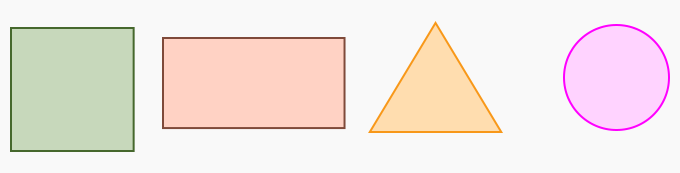
#> input picture sorting-contour/shapes.png, 680 x 173 px
$ python sorting_contour.py
#> lines starting #> are read from the running program, lines starting #| are printed output that depends on the picture; after the words box and inside, x2 and y2 are one past the last pixel; in counts of white or black regions, pixels touching at a corner belong together
import numpy as np
import argparse
import imutils
import cv2 as cv

def sort_contours(cnts, method='left-to-right'):
    reverse  = False
    i = 0

    if method == "right-to-left" or method == "bottom-to-top":
        reverse = True
    if method  == "top-to-bottom" or method == "bottom-to-top":
        i = 1

    boundingBoxes = [cv.boundingRect(c) for c in cnts]
    (cnts, boundingBoxes) = zip(*sorted(zip(cnts, boundingBoxes), key=lambda b:b[1][i], reverse=reverse))
    return(cnts, boundingBoxes)


def draw_contour(image, c, i):
    M = cv.moments(c)
    cX = int(M["m10"] / M["m00"])
    cY = int(M["m01"] / M["m00"])
    cv.putText(image, "#{}".format(i + 1), (cX - 20, cY),cv.FONT_HERSHEY_SIMPLEX, 1.0, (255, 255, 255), 2)
    return image


img = cv.imread("./shapes.png")
#> img is the input picture: shape (173, 680, 3); mean B, G, R 225.4, 230.5, 241.8
accumEdged = np.zeros(img.shape[:2], dtype="uint8")

for chan in cv.split(img):
    chan = cv.medianBlur(chan, 11)
    edged = cv.Canny(chan, 50, 200)
    accumEdged = cv.bitwise_or(accumEdged ,edged)
#> this loop made 3 passes
#> pass 1, `chan = cv.medianBlur(chan, 11)`:
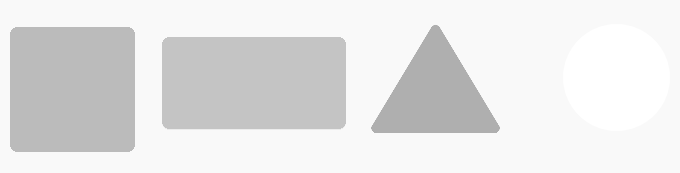
#> chan: shape (173, 680); min 175, max 255, mean 228.8
#> pass 1, `edged = cv.Canny(chan, 50, 200)`:
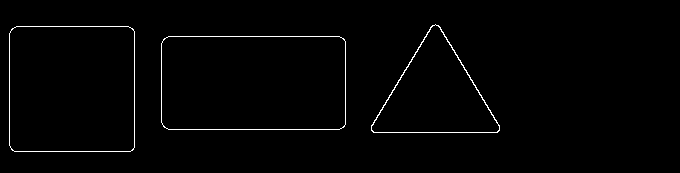
#> edged: shape (173, 680); 1.3% white in thin lines or dots, all inside (x1, y1, x2, y2) = (9, 24, 500, 152)
#> after the loop:
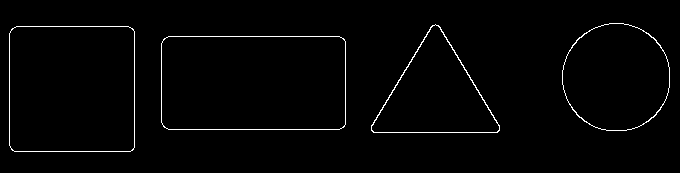
#> accumEdged: shape (173, 680); 1.6% white in thin lines or dots, all inside (x1, y1, x2, y2) = (9, 23, 670, 152)


cnts = cv.findContours(accumEdged.copy(), cv.RETR_EXTERNAL, cv.CHAIN_APPROX_SIMPLE)
#> cnts = 4 contours; box (x1, y1, x2, y2) and area: (161, 36, 346, 130) 17051, (9, 26, 135, 152) 15576, (562, 23, 670, 131) 9120, (371, 24, 500, 133) 7601
cnts = imutils.grab_contours(cnts)
cnts = sorted(cnts, key=cv.contourArea, reverse=True)
orig = img.copy()

for (i, c) in enumerate(cnts):
    orig = draw_contour(orig, c, i)
#> this loop made 4 passes
#> (cX in draw_contour, cY in draw_contour) on passes 1 to 4: (253, 82), (71, 88), (615, 76), (435, 94)
#> pass 1, `orig = draw_contour(orig, c, i)`:
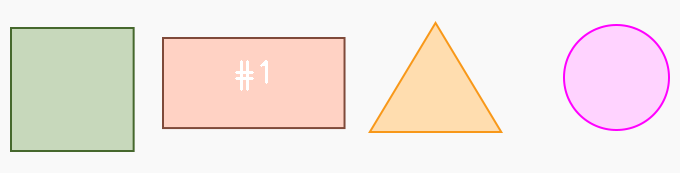
#> orig: shape (173, 680, 3); 0.28% of pixels changed, all inside (x1, y1, x2, y2) = (235, 60, 268, 91)
#> pass 3, `orig = draw_contour(orig, c, i)`:
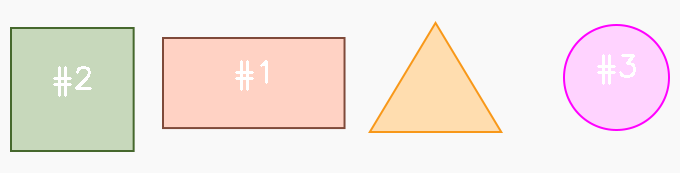
#> orig: shape (173, 680, 3); mean B, G, R 225.8, 230.9, 242
#> after the loop:
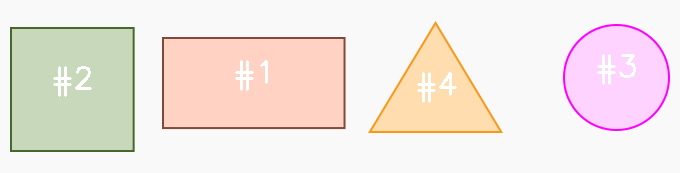
#> orig: shape (173, 680, 3); 0.34% of pixels changed, all inside (x1, y1, x2, y2) = (417, 72, 457, 103)

cv.imshow("Unshorted", orig)
(cnts, boundingBoxes) = sort_contours(cnts, method="top-to-bottom")
#> in sort_contours, `boundingBoxes = [cv.boundingRect(c) for c in cnts]`: boundingBoxes = [(161, 36, 185, 94), (9, 26, 126, 126), (562, 23, 108, 108), (371, 24, 129, 109)]
#> in sort_contours, `(cnts, boundingBoxes) = zip(*sorted(zip(cnts, boundingBoxes), key=lamb..`: boundingBoxes = ((562, 23, 108, 108), (371, 24, 129, 109), (9, 26, 126, 126), (161, 36, 185, 94))

for (i, c) in enumerate(cnts):
    draw_contour(img, c, i)
#> this loop made 4 passes
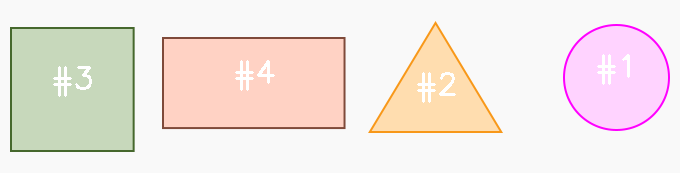
#> img: shape (173, 680, 3); 1.32% of pixels changed, all inside (x1, y1, x2, y2) = (53, 54, 630, 103)


cv.imshow("sorted", img)
# cv.imshow("acc", accumEdged)
cv.waitKey(0)
